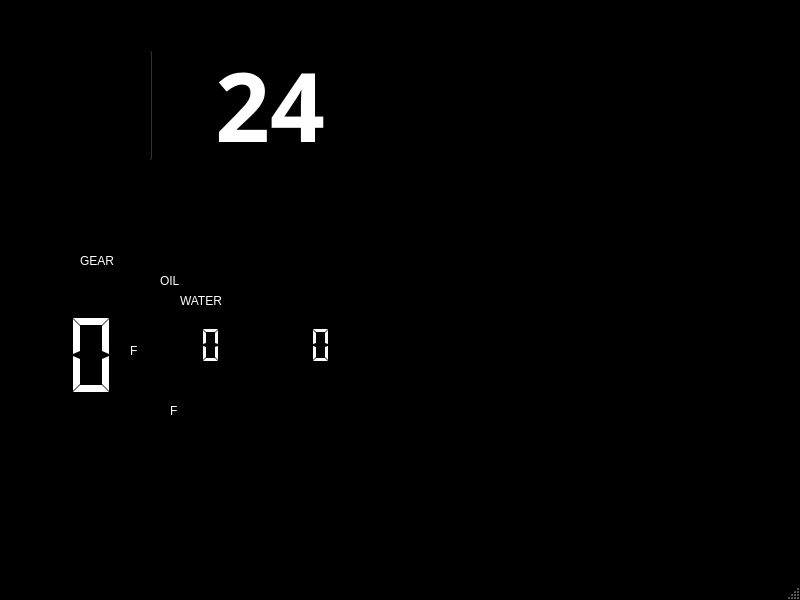
<?xml version="1.0" encoding="UTF-8"?>
<ui version="4.0">
 <class>Dashboard</class>
 <widget class="QMainWindow" name="Dashboard">
  <property name="geometry">
   <rect>
    <x>0</x>
    <y>0</y>
    <width>800</width>
    <height>600</height>
   </rect>
  </property>
  <property name="windowTitle">
   <string>Dashboard</string>
  </property>
  <property name="styleSheet">
   <string notr="true">QMainWindow {
	background-color: rgb(0, 0, 0);
}</string>
  </property>
  <widget class="QWidget" name="centralwidget">
   <widget class="QProgressBar" name="tachometer">
    <property name="geometry">
     <rect>
      <x>150</x>
      <y>50</y>
      <width>241</width>
      <height>111</height>
     </rect>
    </property>
    <property name="font">
     <font>
      <family>Ebrima</family>
      <pointsize>72</pointsize>
      <italic>false</italic>
      <bold>true</bold>
     </font>
    </property>
    <property name="styleSheet">
     <string notr="true">QProgressBar {
	font: 700 72pt &quot;Ebrima&quot;;
	color: white;
	background-color: black;
	border-radius: 0px;
}

QProgressBar::chunk {
	background-image: url(:/images/img/tachometer.png);
	background-color: black;
}</string>
    </property>
    <property name="maximum">
     <number>15000</number>
    </property>
    <property name="value">
     <number>24</number>
    </property>
    <property name="alignment">
     <set>Qt::AlignmentFlag::AlignCenter</set>
    </property>
    <property name="format">
     <string>%v</string>
    </property>
   </widget>
   <widget class="QLCDNumber" name="gear">
    <property name="geometry">
     <rect>
      <x>60</x>
      <y>310</y>
      <width>64</width>
      <height>91</height>
     </rect>
    </property>
    <property name="styleSheet">
     <string notr="true">QLCDNumber {
	font: 700 72pt &quot;Segoe UI&quot;;
	color: white;
}</string>
    </property>
    <property name="frameShape">
     <enum>QFrame::Shape::NoFrame</enum>
    </property>
    <property name="frameShadow">
     <enum>QFrame::Shadow::Plain</enum>
    </property>
    <property name="digitCount">
     <number>1</number>
    </property>
    <property name="segmentStyle">
     <enum>QLCDNumber::SegmentStyle::Flat</enum>
    </property>
   </widget>
   <widget class="QLCDNumber" name="oilTemp">
    <property name="geometry">
     <rect>
      <x>160</x>
      <y>300</y>
      <width>64</width>
      <height>91</height>
     </rect>
    </property>
    <property name="styleSheet">
     <string notr="true">QLCDNumber {
	font: 700 72pt &quot;Segoe UI&quot;;
	color: white;
}</string>
    </property>
    <property name="frameShape">
     <enum>QFrame::Shape::NoFrame</enum>
    </property>
    <property name="frameShadow">
     <enum>QFrame::Shadow::Plain</enum>
    </property>
    <property name="digitCount">
     <number>3</number>
    </property>
    <property name="segmentStyle">
     <enum>QLCDNumber::SegmentStyle::Flat</enum>
    </property>
   </widget>
   <widget class="QLCDNumber" name="waterTemp">
    <property name="geometry">
     <rect>
      <x>270</x>
      <y>300</y>
      <width>64</width>
      <height>91</height>
     </rect>
    </property>
    <property name="styleSheet">
     <string notr="true">QLCDNumber {
	font: 700 72pt &quot;Segoe UI&quot;;
	color: white;
}</string>
    </property>
    <property name="frameShape">
     <enum>QFrame::Shape::NoFrame</enum>
    </property>
    <property name="frameShadow">
     <enum>QFrame::Shadow::Plain</enum>
    </property>
    <property name="digitCount">
     <number>3</number>
    </property>
    <property name="segmentStyle">
     <enum>QLCDNumber::SegmentStyle::Flat</enum>
    </property>
   </widget>
   <widget class="QLabel" name="gearLabel">
    <property name="geometry">
     <rect>
      <x>80</x>
      <y>250</y>
      <width>41</width>
      <height>21</height>
     </rect>
    </property>
    <property name="styleSheet">
     <string notr="true">QLabel {
	font: 20pt &quot;8514oem&quot;;
	color: white;
}</string>
    </property>
    <property name="text">
     <string>GEAR</string>
    </property>
   </widget>
   <widget class="QLabel" name="waterLabel">
    <property name="geometry">
     <rect>
      <x>180</x>
      <y>290</y>
      <width>51</width>
      <height>21</height>
     </rect>
    </property>
    <property name="styleSheet">
     <string notr="true">QLabel {
	font: 20pt &quot;8514oem&quot;;
	color: white;
}</string>
    </property>
    <property name="text">
     <string>WATER</string>
    </property>
   </widget>
   <widget class="QLabel" name="oilLabel">
    <property name="geometry">
     <rect>
      <x>160</x>
      <y>270</y>
      <width>41</width>
      <height>21</height>
     </rect>
    </property>
    <property name="styleSheet">
     <string notr="true">QLabel {
	font: 20pt &quot;8514oem&quot;;
	color: white;
}</string>
    </property>
    <property name="text">
     <string>OIL</string>
    </property>
   </widget>
   <widget class="QLabel" name="unit_1">
    <property name="geometry">
     <rect>
      <x>130</x>
      <y>340</y>
      <width>16</width>
      <height>21</height>
     </rect>
    </property>
    <property name="styleSheet">
     <string notr="true">QLabel {
	font: 20pt &quot;8514oem&quot;;
	color: white;
}</string>
    </property>
    <property name="text">
     <string>F</string>
    </property>
   </widget>
   <widget class="QLabel" name="unit_2">
    <property name="geometry">
     <rect>
      <x>170</x>
      <y>400</y>
      <width>16</width>
      <height>21</height>
     </rect>
    </property>
    <property name="styleSheet">
     <string notr="true">QLabel {
	font: 20pt &quot;8514oem&quot;;
	color: white;
}</string>
    </property>
    <property name="text">
     <string>F</string>
    </property>
   </widget>
   <widget class="QLabel" name="lowVoltage">
    <property name="geometry">
     <rect>
      <x>70</x>
      <y>440</y>
      <width>51</width>
      <height>51</height>
     </rect>
    </property>
    <property name="styleSheet">
     <string notr="true">QLabel{
	image: url(:/images/img/low-voltage.png);
}</string>
    </property>
    <property name="text">
     <string/>
    </property>
   </widget>
   <widget class="QLabel" name="overheat">
    <property name="geometry">
     <rect>
      <x>150</x>
      <y>470</y>
      <width>51</width>
      <height>51</height>
     </rect>
    </property>
    <property name="styleSheet">
     <string notr="true">QLabel{
	image: url(:/images/img/hot-oil.png);
}</string>
    </property>
    <property name="text">
     <string/>
    </property>
   </widget>
   <widget class="QLabel" name="lowFuel">
    <property name="enabled">
     <bool>true</bool>
    </property>
    <property name="geometry">
     <rect>
      <x>210</x>
      <y>450</y>
      <width>51</width>
      <height>51</height>
     </rect>
    </property>
    <property name="styleSheet">
     <string notr="true">QLabel{
	image: url(:/images/img/warning-fuel.png);
}</string>
    </property>
    <property name="text">
     <string/>
    </property>
   </widget>
   <widget class="QLabel" name="boot">
    <property name="geometry">
     <rect>
      <x>270</x>
      <y>460</y>
      <width>51</width>
      <height>51</height>
     </rect>
    </property>
    <property name="styleSheet">
     <string notr="true">QLabel{
	image: url(:/images/img/DFR-Logo.png);
}</string>
    </property>
    <property name="text">
     <string/>
    </property>
   </widget>
  </widget>
  <widget class="QMenuBar" name="menubar">
   <property name="geometry">
    <rect>
     <x>0</x>
     <y>0</y>
     <width>800</width>
     <height>17</height>
    </rect>
   </property>
  </widget>
  <widget class="QStatusBar" name="statusbar"/>
 </widget>
 <resources/>
 <connections/>
</ui>
